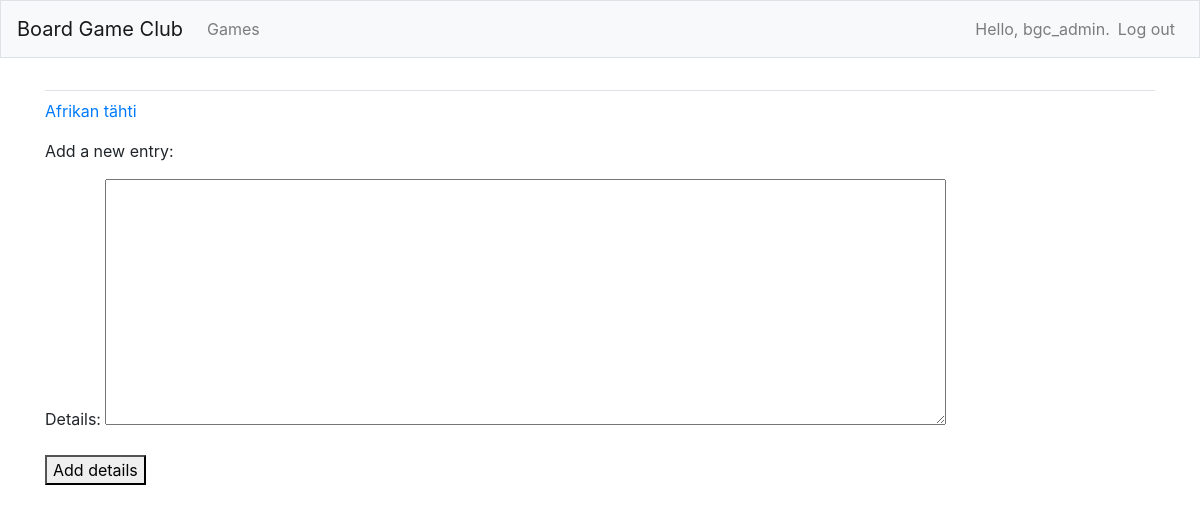
Before: /new_detail/1/ (signed in) with the older database file.
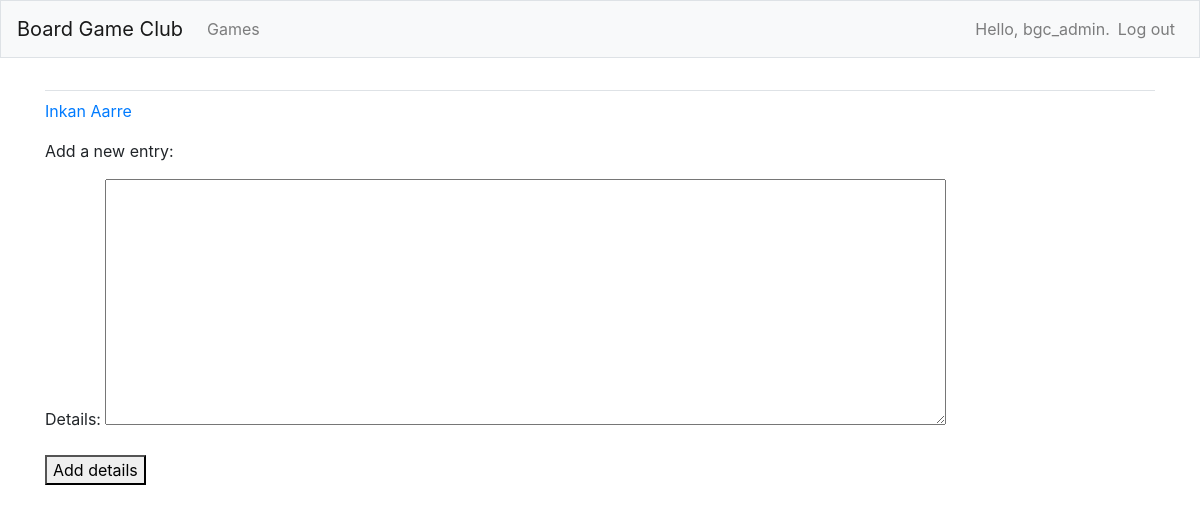
After: the same page with the newer database file.
### bgc_app/models.py (models this page shows)
class Games(models.Model):
    owner = models.ForeignKey(User, on_delete=models.CASCADE, default=1)
    text = models.TextField()
    date_added = models.DateTimeField(auto_now_add=True)
    def __str__(self):
        return self.text

### bgc_app/views.py (the view, shortened to what this page needs)
# urls.py: path('new_detail/<int:game_id>/', views.new_detail, name='new_detail'),
@login_required
def new_detail(request, game_id):
    game = Games.objects.get(id=game_id)
    if request.method != 'POST':
        form = DetailsForm()
    context = {'game' : game, 'form': form}
    return render(request, 'bgc_app/new_detail.html', context)

### bgc_app/forms.py
class DetailsForm(forms.ModelForm):
    class Meta:
        model = Details
        fields = ['text']
        labels = {'text': 'Details:'}
        widgets = {'text': forms.Textarea(attrs={'cols': 80})}

### bgc_app/templates/bgc_app/new_detail.html (shortened to what this page needs)
{% extends "bgc_app/base.html" %}
{% block content %}
  <p><a href="{% url 'bgc_app:details' game.id %}">{{ game }}</a></p>
  <p>Add a new entry:</p>
  <form action="{% url 'bgc_app:new_detail' game.id %}" method='post'>
    {{ form.as_p }}
    <button name='submit'>Add details</button>
  </form>
{% endblock content %}

Changed rows visible on the page:
changed Games: text "Afrikan tähti" → "Inkan Aarre"
